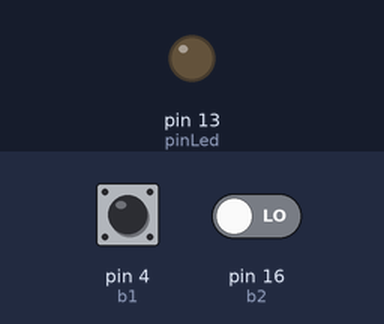
The sketch below on a simulated Arduino Uno, built with avr-gcc and run on an emulated ATmega328P. Parts: output pins drawn as LEDs (lit = HIGH). The test bench sets the inputs (shaded band); at power-on: pin 16 (b2) LOW, pin 4 (b1) HIGH.

Above: at 1.2 s.
1.3 s: pin 16 (b2) driven HIGH
At 1.7 s:
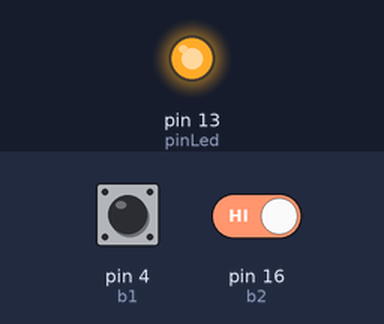
Timing chart, 0 to 4.3 s (numbered marks = the images above; inputs shaded):
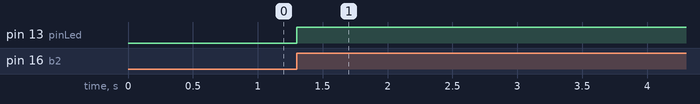

Measured:
- after the input at 1.3 s, pin 13 (pinLed): LOW → HIGH at once

The sketch:

ex4.ino
```cpp
//DIRETIVAS
#define b1 4
#define b2 16
#define pinLed 13

//Variaveis
bool ledState = LOW;

void setup() {
  // put your setup code here, to run once:
  Serial.begin(115200);
  pinMode(b1, INPUT);
  pinMode(b2, INPUT);
  pinMode(pinLed, OUTPUT);
  digitalWrite(pinLed, ledState);
}

void loop() {
  // put your main code here, to run repeatedly:
  //Serial.println(digitalRead(b1));
  //Serial.println(digitalRead(b2));

  if(!digitalRead(b1)){
    while(!digitalRead(b1)){
      delay(25);
    }
    ledState = !ledState;
    digitalWrite(pinLed, ledState);
  }

  if(!digitalRead(b2)){
    while(!digitalRead(b2)){
      delay(25);
    }
    ledState = !ledState;
    digitalWrite(pinLed, ledState);
  }
}
```
